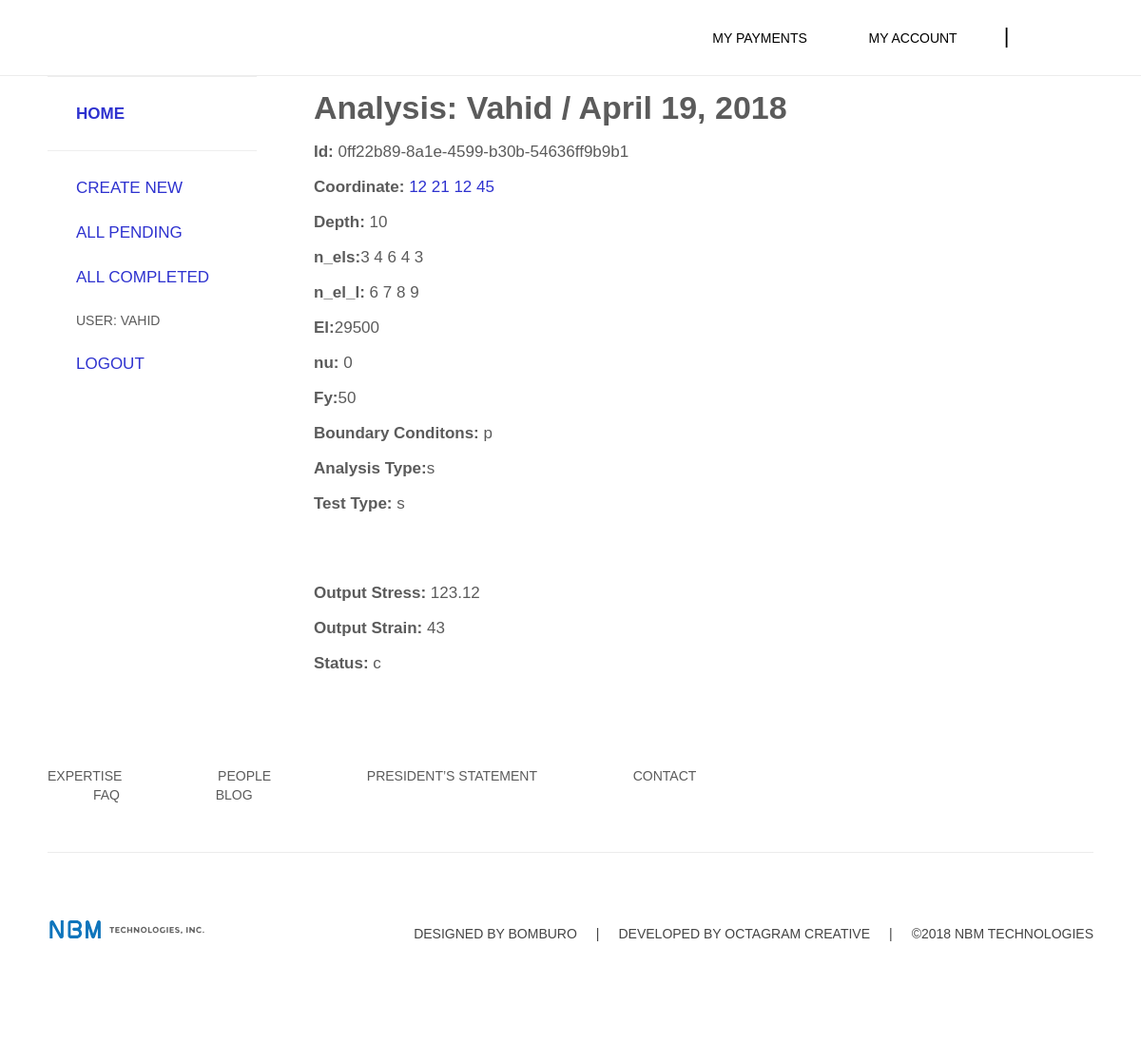
The page /my_nbm/analysis/0ff22b89-8a1e-4599-b30b-54636ff9b9b1 (signed in) on the database its author committed.
### my_nbm/models.py (models this page shows, shortened)
class Analysis(models.Model):
    id = models.UUIDField(primary_key=True, default=uuid.uuid4, help_text="Unique Id for the Analysis")
    owner = models.ForeignKey(User, on_delete=models.SET_NULL, null=True, blank=True)
    submission_date = models.DateField(null=True, blank=True)
    co_ord = models.TextField (max_length=50)
    depth = models.IntegerField()
    n_els = models.TextField (max_length=20)
    n_el_l = models.TextField (max_length=20)
    El=models.IntegerField()
    nu=models.CharField(max_length=5)
    Fy=models.IntegerField()
    Boundary_Condition = (
        ('p', 'pin'),
        ('f', 'fix'),
    )
    BC = models.CharField(max_length=1, choices=Boundary_Condition, blank=True, default='p', help_text='Boundary Condition')
    analysistype = (
        ('b', 'buckle'),
        ('s', 'static'),
    )
    Analysis_type = models.CharField(max_length=1, choices=analysistype, blank=True, default='s', help_text='Analysis Type')
    testtype= (
        ('b', 'bend'),
        ('s', 'shear'),
        ('u', 'uniform'),
    )
    Test_type = models.CharField(max_length=1, choices=testtype, blank=True, default='s', help_text='Boundary Condition')
    o_stress = models.CharField(max_length=200)
    o_strain = models.CharField(max_length=200)
    ANALYSIS_STATUS = (
        ('p', 'Pending'),
        ('c', 'Completed'),
    )
    status = models.CharField(max_length=1, choices=ANALYSIS_STATUS, blank=True, default='p', help_text='Analysis Status')
    class Meta:
        ordering = ["submission_date","status"]

### my_nbm/views.py (the view)
# urls.py: path('analysis/<uuid:pk>', views.AnalysisDetailView.as_view(), name='analysis-detail'),
class AnalysisDetailView(LoginRequiredMixin,generic.DetailView):
    model = Analysis
    def get_queryset(self):
        return Analysis.objects.filter(owner=self.request.user)

### my_nbm/templates/my_nbm/analysis_detail.html
{% extends "base_generic.html" %}
{% block content %}
  <h1>Analysis: {{ analysis.owner }} / {{ analysis.submission_date }}</h1>
  <p><strong>Id:</strong> {{ analysis.id }}</p>
  <p><strong>Coordinate:</strong> <a href="">{{ analysis.co_ord }}</a></p>
  <p><strong>Depth:</strong> {{ analysis.depth }}</p>
  <p><strong>n_els:</strong>{{ analysis.n_els }}</p>
  <p><strong>n_el_l:</strong> {{ analysis.n_el_l }}</p>
  <p><strong>El:</strong>{{ analysis.El }}</p>
  <p><strong>nu:</strong> {{ analysis.nu }}</p>
  <p><strong>Fy:</strong>{{ analysis.Fy }}</p>
  <p><strong>Boundary Conditons:</strong> {{ analysis.BC }}</p>
  <p><strong>Analysis Type:</strong>{{ analysis.Analysis_type }}</p>
  <p><strong>Test Type:</strong> {{ analysis.Test_type }}</p>
  <br></br>
  <p><strong>Output Stress:</strong> {{ analysis.o_stress }}</p>
  <p><strong>Output Strain:</strong> {{ analysis.o_strain }}</p>
  <p><strong>Status:</strong> {{ analysis.status }} </p>
{% endblock %}

### my_nbm/templates/base_generic.html (shortened to what this page needs)
<!DOCTYPE html>
{% load static %}
<html lang="en-US" prefix="og: http://ogp.me/ns#" class=" js flexbox canvas canvastext webgl no-touch geolocation postmessage websqldatabase indexeddb hashchange history draganddrop websockets rgba hsla multiplebgs backgroundsize borderimage borderradius boxshadow textshadow opacity cssanimations csscolumns cssgradients cssreflections csstransforms csstransforms3d csstransitions fontface generatedcontent video audio localstorage sessionstorage webworkers applicationcache svg inlinesvg smil svgclippaths" style="transform: none;"><head><meta http-equiv="Content-Type" content="text/html; charset=UTF-8"><link rel="stylesheet" type="text/css" href="{% static 'Blog - NBM_files/fa36d.css' %}" media="all">
        <link href="{% static 'Blog - NBM_files/css' %}" rel="stylesheet">
        <link href="{% static 'Blog - NBM_files/css(1)' %}" rel="stylesheet">
		<link rel="stylesheet" href="{% static 'Blog - NBM_files/styles.css' %}">
	</head>
		<body class="blogpage-home" style="transform: none;">
		<header class="header page-header" style="display: block;">
			<div class="white-wrapper">
				<div class="menu-wrap container-fluid mobile-hide initial">
					<div class="row initial">
						<div class="col-sm-3 col-md-2 ovrfl">
							<div class="logo">
								<a href="http://nbmtech.com/">
								</a>
							</div>
						</div>
						 						<div class="col-sm-7  col-md-9 col-lg-9 fewic  initial">
							<div class="box-nested initial">
								<nav class="nav main-nav initial"><ul class="horizontal-menu">
<li id="menu-item-130" class="menu-item menu-item-type-post_type menu-item-object-page menu-item-130"><a href="http://nbmtech.com/faq/"><span>My Payments<em class="hoverline"></em></span></a></li>
<li class="mega-menu-item-has-children">
						<a href="http://nbmtech.com/blog/"><span>My Account<em class="hoverline"></em></span></a>
				   </li></ul></nav>
							</div>
						</div>
					</div>
				</div>
			</div>
		</header>
<div class="main-content pad80" style="transform: none;">
			<div class="blogpage" style="transform: none;">
		<div class="wrap container-fluid no-pad-mob" style="transform: none;">
		    {% block sidebar %}
			<div class="row" style="transform: none;">
				<div class="col-xs-12 col-sm-12 col-md-3 category-list stickyFilters" style="position: relative; overflow: visible; box-sizing: border-box; min-height: 1px;">
				<div class="theiaStickySidebar" style="padding-top: 0px; padding-bottom: 1px; position: static; transform: none; top: 0px; left: 74.5px;"><form class="blog-filter" action="http://nbmtech.com/blog/" method="get" data-path="http://nbmtech.com/wp-content/themes/nbm-phaseII/img/loading.json" "="">
						<div class="block-1 first-block">
							<label class="filter bold"><a href="{% url 'index' %}">Home</a></label>
						</div>
						<div class="block-1">
								<label class="filter"><a href="{% url 'analysis_create' %}">Create New</a></label>
								<label class="filter"><a href="{% url 'pending' %}">All Pending</a></label>
								<label class="filter"><a href="{% url 'completed' %}">All Completed</a></label>
							{% if user.is_authenticated %}
                            <label class="filter">User: {{ user.get_username }}</label> <div class="clear"></div>
                            <label class="filter"><a href="{% url 'logout'%}">Logout</a></label>
                            {% else %}
                            <label class="filter"><a href="{% url 'login'%}?next={{request.path}}">Login</a></label>
                            {% endif %}
							<div class="clear"></div></div>
					</form></div></div>  {% endblock %}
				<div class="col-xs-12 col-sm-12 col-md-9 stickyFilters" style="position: relative; overflow: visible; box-sizing: border-box; min-height: 1px;">
				<div class="theiaStickySidebar" style="padding-top: 0px; padding-bottom: 1px; position: static; transform: none;"><div class="row posts-wrapper margin0">
				<div class="col-xs-12 col-md-12 article-padding ">
			     {% block content %}{% endblock %}
			</div>
						</div>
					</div></div>   </div>
			</div>
		</div>
	</div>
<footer class="footer">
		<div class="wrap container-fluid no-pad-mob">
			<div class="row">
				<div class="col-xs-12">
					<div class="box-first box-container">
						<div class="row">
							<div class="col-md-9 col-xs-12">
								<div class="box-nested">
									<nav class="nav main-nav">
										<ul id="menu-footer-menu" class="menu"><li id="menu-item-268" class="menu-item menu-item-type-custom menu-item-object-custom menu-item-268"><a href="http://nbmtech.com/blog/#expertise">Expertise</a></li>
<li id="menu-item-269" class="menu-item menu-item-type-custom menu-item-object-custom menu-item-269"><a href="http://nbmtech.com/blog/#team">People</a></li>
<li id="menu-item-167830" class="menu-item menu-item-type-post_type menu-item-object-page menu-item-167830"><a href="http://nbmtech.com/presidents-statement/">President’s Statement</a></li>
<li id="menu-item-96" class="menu-item menu-item-type-custom menu-item-object-custom menu-item-96"><a href="http://nbmtech.com/blog/#contact">Contact</a></li>
<li id="menu-item-129" class="menu-item menu-item-type-post_type menu-item-object-page menu-item-129"><a href="http://nbmtech.com/faq/">FAQ</a></li>
<li id="menu-item-167792" class="menu-item menu-item-type-post_type menu-item-object-page current-menu-item page_item page-item-167730 current_page_item current_page_parent menu-item-167792"><a href="http://nbmtech.com/blog/">Blog</a></li>
</ul>									</nav>
								</div>
							</div>
							<div class="col-md-3 col-xs-12">
								<div class="box-nested">
									<div class="social-icons-wrapper  text-right">
										                                                                                 										<a href="https://www.linkedin.com/company-beta/1869590?pathWildcard=1869590" target="_blank" class="social-link linkedin-link"><span class="social-img">&nbsp;</span></a>
									</div>
								</div>
							</div>
						</div>
					</div>
				</div>
			</div>
			<div class="row">
                <div class="col-xs-12">
                    <div class="line"></div>
                </div>
            </div>
        </div>
        <div class="wrap container-fluid  bggrey">
            <div class="row identity center-xs">
                <div class="col-md-2 col-xs-12 footer-logo">
                    <div class="logo">
                        <a href="http://nbmtech.com/">
                            <img src="{% static 'Blog - NBM_files/nbm-logo-colour.svg' %}" alt="Logo" class="logo-img">
                        </a>
                    </div>
                </div>
                <div class="col-md-10 col-xs-12">
                    <p class="copyright">
                        <span class="mdspan">DESIGNED BY <a href="http://www.bomburo.com/">BOMBURO</a></span><span class="spanline">|</span><span class="mdspan">DEVELOPED BY <a href="http://www.octagram.ro/">OCTAGRAM CREATIVE</a></span><span class="spanline">|</span><span class="mdspan">©2018 NBM Technologies</span>
                    </p>
                </div>
            </div>
        </div>
	</footer>
</body></html>

### my_nbm/templates/base_generic.html (style rules this page uses)
.theiaStickySidebar:after { content: ""; display: table; clear: both; }

### rows shown on the page
Analysis: owner "Vahid", submission_date "April 19, 2018", id "0ff22b89-8a1e-4599-b30b-54636ff9b9b1", co_ord "12 21 12 45", depth "10", n_els "3 4 6 4 3", n_el_l "6 7 8 9", El "29500", nu "0", Fy "50", BC "p", Analysis_type "s", Test_type "s", o_stress "123.12", o_strain "43", status "c"

### other values the page prints
{{ user.get_username }} "VAHID"
